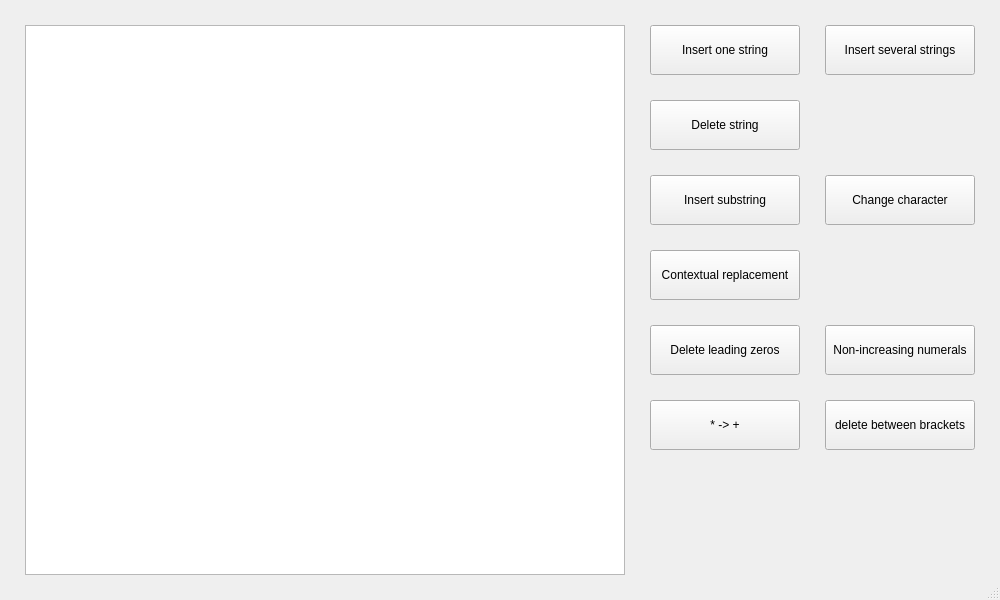
<?xml version="1.0" encoding="UTF-8"?>
<ui version="4.0">
 <class>MainWindow</class>
 <widget class="QMainWindow" name="MainWindow">
  <property name="geometry">
   <rect>
    <x>0</x>
    <y>0</y>
    <width>1000</width>
    <height>600</height>
   </rect>
  </property>
  <property name="windowTitle">
   <string>Text editor</string>
  </property>
  <widget class="QWidget" name="centralwidget">
   <widget class="QTextEdit" name="textEdit">
    <property name="geometry">
     <rect>
      <x>25</x>
      <y>25</y>
      <width>600</width>
      <height>550</height>
     </rect>
    </property>
    <property name="readOnly">
     <bool>true</bool>
    </property>
   </widget>
   <widget class="QPushButton" name="insert_one_string">
    <property name="geometry">
     <rect>
      <x>650</x>
      <y>25</y>
      <width>150</width>
      <height>50</height>
     </rect>
    </property>
    <property name="text">
     <string>Insert one string</string>
    </property>
   </widget>
   <widget class="QPushButton" name="Insert_several_strings">
    <property name="geometry">
     <rect>
      <x>825</x>
      <y>25</y>
      <width>150</width>
      <height>50</height>
     </rect>
    </property>
    <property name="text">
     <string>Insert several strings</string>
    </property>
   </widget>
   <widget class="QPushButton" name="button_delete_string">
    <property name="geometry">
     <rect>
      <x>650</x>
      <y>100</y>
      <width>150</width>
      <height>50</height>
     </rect>
    </property>
    <property name="text">
     <string>Delete string</string>
    </property>
   </widget>
   <widget class="QPushButton" name="button_insert_substring">
    <property name="geometry">
     <rect>
      <x>650</x>
      <y>175</y>
      <width>150</width>
      <height>50</height>
     </rect>
    </property>
    <property name="text">
     <string>Insert substring</string>
    </property>
   </widget>
   <widget class="QPushButton" name="button_change_character">
    <property name="geometry">
     <rect>
      <x>825</x>
      <y>175</y>
      <width>150</width>
      <height>50</height>
     </rect>
    </property>
    <property name="text">
     <string>Change character</string>
    </property>
   </widget>
   <widget class="QPushButton" name="button_contextual_replace">
    <property name="geometry">
     <rect>
      <x>650</x>
      <y>250</y>
      <width>150</width>
      <height>50</height>
     </rect>
    </property>
    <property name="text">
     <string>Сontextual replacement</string>
    </property>
   </widget>
   <widget class="QPushButton" name="button_delete_zero">
    <property name="geometry">
     <rect>
      <x>650</x>
      <y>325</y>
      <width>150</width>
      <height>50</height>
     </rect>
    </property>
    <property name="text">
     <string>Delete leading zeros</string>
    </property>
   </widget>
   <widget class="QPushButton" name="button_increasing_numerals">
    <property name="geometry">
     <rect>
      <x>825</x>
      <y>325</y>
      <width>150</width>
      <height>50</height>
     </rect>
    </property>
    <property name="text">
     <string>Non-increasing numerals</string>
    </property>
   </widget>
   <widget class="QPushButton" name="button_delete_between_brackets">
    <property name="geometry">
     <rect>
      <x>825</x>
      <y>400</y>
      <width>150</width>
      <height>50</height>
     </rect>
    </property>
    <property name="text">
     <string>delete between brackets</string>
    </property>
   </widget>
   <widget class="QPushButton" name="button_star_to_plus">
    <property name="geometry">
     <rect>
      <x>650</x>
      <y>400</y>
      <width>150</width>
      <height>50</height>
     </rect>
    </property>
    <property name="text">
     <string>* -&gt; +</string>
    </property>
   </widget>
  </widget>
  <widget class="QMenuBar" name="menubar">
   <property name="geometry">
    <rect>
     <x>0</x>
     <y>0</y>
     <width>1000</width>
     <height>26</height>
    </rect>
   </property>
  </widget>
  <widget class="QStatusBar" name="statusbar"/>
 </widget>
 <resources/>
 <connections/>
</ui>
